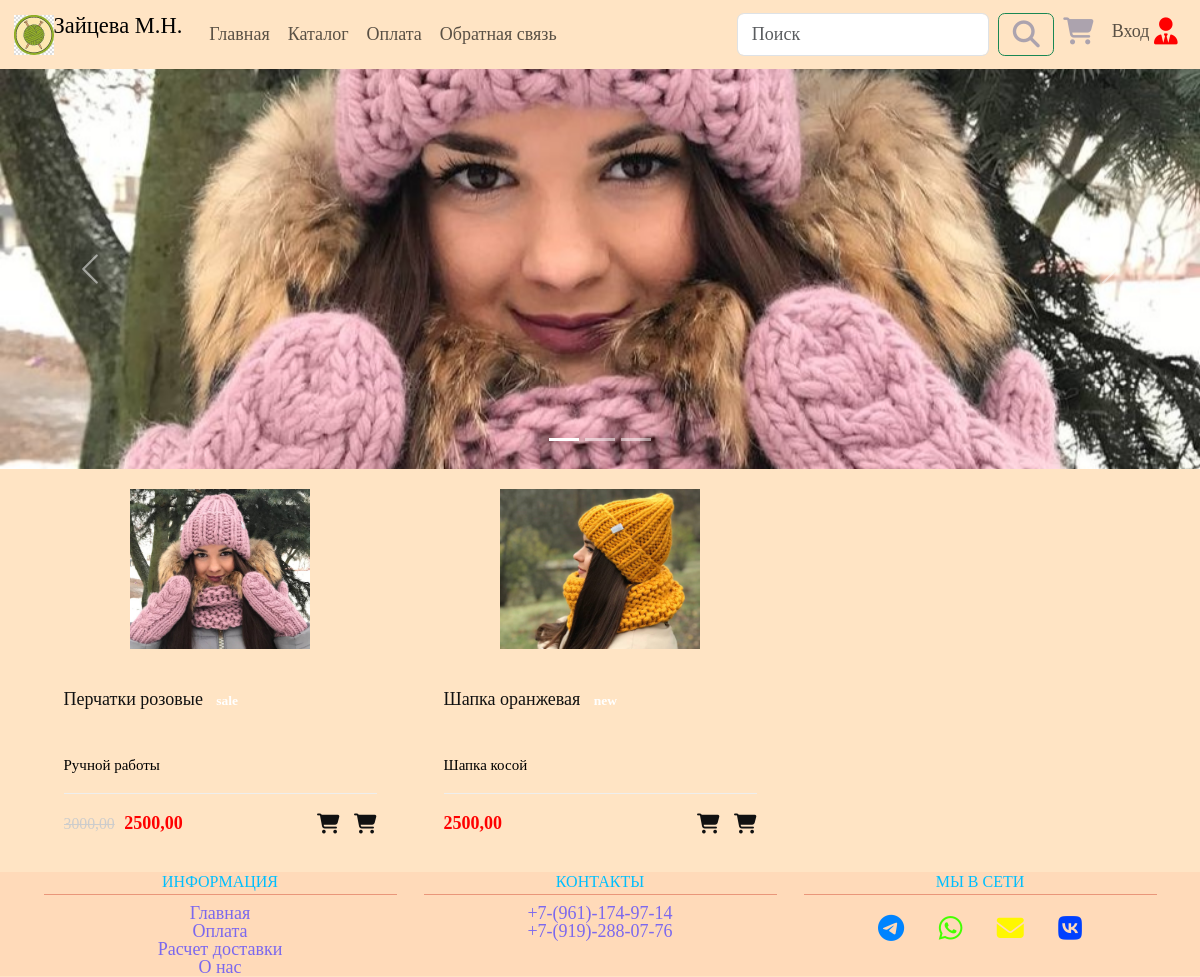
Before: / with the older database file.
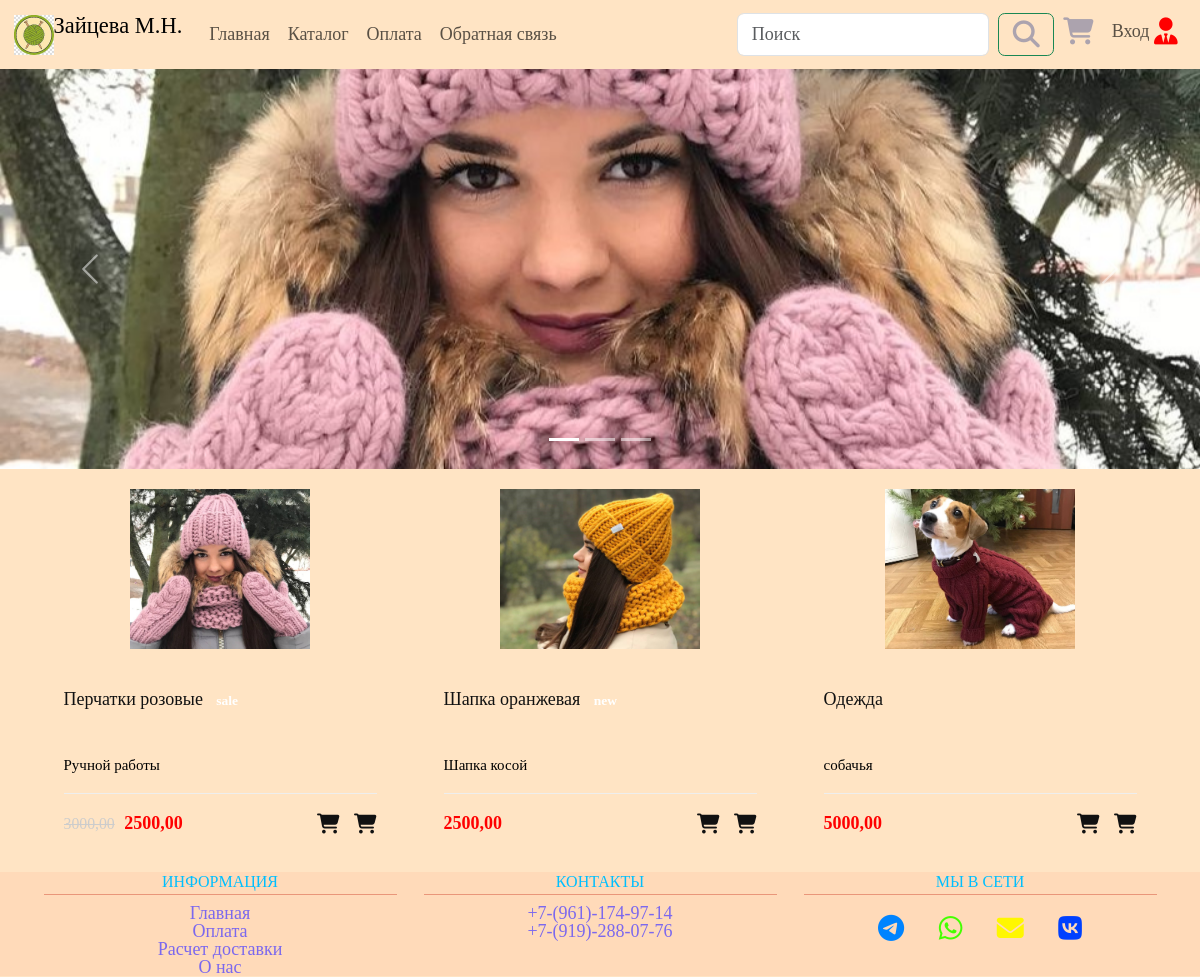
After: the same page with the newer database file.
### products/models.py (models this page shows, shortened)
class Product(models.Model):
    name = models.CharField(max_length=256, verbose_name='Наименование', unique=True)
    slug = models.SlugField(max_length=255, unique=True, db_index=True, verbose_name='URL')
    description = models.TextField(verbose_name='Описание')
    price = models.DecimalField(max_digits=7, decimal_places=2, verbose_name='Цена')
    sale = models.DecimalField(max_digits=7, decimal_places=2, null=True, blank=True, verbose_name='Цена со скидкой')
    image = models.ImageField(upload_to='product_images', verbose_name='Картинка')
    time_update = models.DateTimeField(auto_now=True, verbose_name='Дата изменения')
    category = models.ForeignKey(to=ProductCategory, on_delete=models.PROTECT, verbose_name='Категория')
    badge = models.ForeignKey(to=ProductBadge, on_delete=models.PROTECT, null=True, blank=True, verbose_name='Плашка')
    is_index = models.BooleanField(default=False, verbose_name='На главном экране')
    def get_absolute_url(self):
        return reverse('products:product', kwargs={'product_slug': self.slug})
    class Meta:
        verbose_name = 'Продукт'
        verbose_name_plural = 'Продукты'
        ordering = ['time_update']

class ProductBadge(models.Model):
    name = models.CharField(max_length=16, unique=True, verbose_name='Текст')
    slug = models.SlugField(max_length=255, unique=True, db_index=True, verbose_name='URL')
    color = models.CharField(max_length=8, verbose_name='Цвет')
    class Meta:
        verbose_name = 'Плашку'
        verbose_name_plural = 'Плашки'

### products/views.py (the view)
# urls.py: path('', Index.as_view(), name='index'),
class Index(DataMixin, ListView):
    model = Product
    template_name = 'products/index.html'
    def get_context_data(self, **kwargs):
        context = super().get_context_data(**kwargs)
        c_def = self.get_context(title='Главная страница')
        return dict(list(context.items()) + list(c_def.items()))
    def get_queryset(self):
        return Product.objects.filter(is_index=True)

### products/utils.py (called while the page is built)
    def get_context(self, **kwargs):
        context = kwargs
        context['menu'] = menu
        return context

### products/templates/products/index.html (shortened to what this page needs)
{% extends 'products/base.html' %} {% load static %} {% block css %}
<link rel="stylesheet" href="{% static 'css/base.css' %}"/>
<link rel="stylesheet" href="{% static 'css/index.css' %}"/>
<link rel="stylesheet" href="{% static 'css/product_cart.css' %}"/>
{% endblock %} {% block content %}
<div class="container-fluid my-carousel">
  <div
    id="carouselExampleIndicators"
    class="carousel slide carousel-fade"
    data-bs-ride="carousel"
    data-bs-interval="3000"
  >
    <div class="carousel-indicators">
      <button
        type="button"
        data-bs-target="#carouselExampleIndicators"
        data-bs-slide-to="0"
        class="active"
        aria-current="true"
        aria-label="Slide 1"
      ></button>
      <button
        type="button"
        data-bs-target="#carouselExampleIndicators"
        data-bs-slide-to="1"
        aria-label="Slide 2"
      ></button>
      <button
        type="button"
        data-bs-target="#carouselExampleIndicators"
        data-bs-slide-to="2"
        aria-label="Slide 3"
      ></button>
    </div>
    <div class="carousel-inner">
      <div class="carousel-item active">
        <img
          src="{% static 'img/carousel/1.jpg' %}"
          class="d-block w-100"
          alt="..."
        />
      </div>
    </div>
    <button
      class="carousel-control-prev"
      type="button"
      data-bs-target="#carouselExampleIndicators"
      data-bs-slide="prev"
    >
      <span class="carousel-control-prev-icon" aria-hidden="true"></span>
    </button>
    <button
      class="carousel-control-next"
      type="button"
      data-bs-target="#carouselExampleIndicators"
      data-bs-slide="next"
    >
      <span class="carousel-control-next-icon" aria-hidden="true"></span>
    </button>
  </div>
</div>
<section class="main-content">
  <div class="container">
    <div class="row">
      {% for product in object_list %}
      <div class="col-lg-4 col-sm-6 mb-3">
        <div class="product-cart">
          <div class="product-thumb">
            <a href="#"><img src="{{ product.image.url }}" alt="" /></a>
          </div>
          <div class="product-details">
            <h4>
              <a href="{{ product.get_absolute_url }}"
                >{{ product.name }} {% if product.badge.name %}
                <span class="badge" color="{{ product.badge.color }}"
                  >{{ product.badge.name }}</span
                >
                {% endif %}</a
              >
            </h4>
            <p>{{ product.description }}</p>
            <div class="product-bottom-details d-flex justify-content-between">
              <div class="product-price">
                {% if product.sale %}
                <small>{{ product.price }}</small> {{ product.sale}} {% else %}
                {{ product.price }} {% endif %}
              </div>
              <div class="product-links">
                <a href="#"><i class="fa-solid fa-cart-shopping"></i></a>
                <a href="#"><i class="fa-solid fa-cart-shopping"></i></a>
              </div>
            </div>
          </div>
        </div>
      </div>
      {% endfor %}
    </div>
  </div>
</section>
{% endblock %}

Changed rows visible on the page:
now on this page (row edited): Product: image (picture), name "Одежда", description "собачья", price "5000,00"
